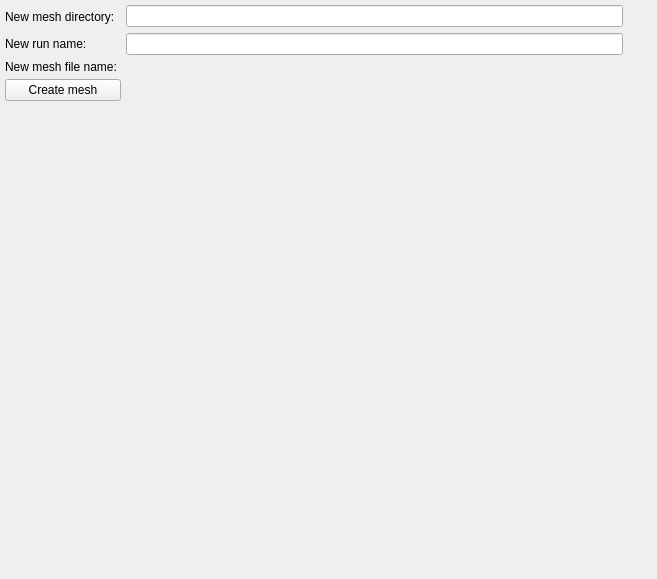
<?xml version="1.0" encoding="UTF-8"?>
<ui version="4.0">
 <class>new_mesh</class>
 <widget class="QWidget" name="new_mesh">
  <property name="geometry">
   <rect>
    <x>0</x>
    <y>0</y>
    <width>657</width>
    <height>579</height>
   </rect>
  </property>
  <property name="windowTitle">
   <string>Form</string>
  </property>
  <layout class="QGridLayout" name="gridLayout">
   <property name="leftMargin">
    <number>5</number>
   </property>
   <property name="topMargin">
    <number>5</number>
   </property>
   <property name="rightMargin">
    <number>5</number>
   </property>
   <property name="bottomMargin">
    <number>5</number>
   </property>
   <property name="spacing">
    <number>5</number>
   </property>
   <item row="3" column="1">
    <spacer name="verticalSpacer_3">
     <property name="orientation">
      <enum>Qt::Vertical</enum>
     </property>
     <property name="sizeHint" stdset="0">
      <size>
       <width>20</width>
       <height>40</height>
      </size>
     </property>
    </spacer>
   </item>
   <item row="1" column="1">
    <widget class="QWidget" name="widget" native="true">
     <layout class="QGridLayout" name="gridLayout_2">
      <property name="leftMargin">
       <number>0</number>
      </property>
      <property name="topMargin">
       <number>0</number>
      </property>
      <property name="rightMargin">
       <number>0</number>
      </property>
      <property name="bottomMargin">
       <number>0</number>
      </property>
      <property name="spacing">
       <number>5</number>
      </property>
      <item row="1" column="1">
       <widget class="QLineEdit" name="lineedit_run_name">
        <property name="sizePolicy">
         <sizepolicy hsizetype="Expanding" vsizetype="Fixed">
          <horstretch>0</horstretch>
          <verstretch>0</verstretch>
         </sizepolicy>
        </property>
        <property name="minimumSize">
         <size>
          <width>0</width>
          <height>0</height>
         </size>
        </property>
       </widget>
      </item>
      <item row="3" column="0">
       <widget class="QPushButton" name="button_create_mesh">
        <property name="sizePolicy">
         <sizepolicy hsizetype="Preferred" vsizetype="Fixed">
          <horstretch>0</horstretch>
          <verstretch>0</verstretch>
         </sizepolicy>
        </property>
        <property name="text">
         <string>Create mesh</string>
        </property>
       </widget>
      </item>
      <item row="0" column="2">
       <widget class="QToolButton" name="button_location">
        <property name="toolTip">
         <string>Browse</string>
        </property>
        <property name="text">
         <string/>
        </property>
        <property name="toolButtonStyle">
         <enum>Qt::ToolButtonIconOnly</enum>
        </property>
        <property name="autoRaise">
         <bool>true</bool>
        </property>
       </widget>
      </item>
      <item row="1" column="0">
       <widget class="QLabel" name="label_2">
        <property name="text">
         <string>New run name: </string>
        </property>
       </widget>
      </item>
      <item row="2" column="0">
       <widget class="QLabel" name="label">
        <property name="text">
         <string>New mesh file name: </string>
        </property>
       </widget>
      </item>
      <item row="0" column="1">
       <widget class="QLineEdit" name="lineedit_directory">
        <property name="sizePolicy">
         <sizepolicy hsizetype="Expanding" vsizetype="Fixed">
          <horstretch>0</horstretch>
          <verstretch>0</verstretch>
         </sizepolicy>
        </property>
        <property name="minimumSize">
         <size>
          <width>0</width>
          <height>0</height>
         </size>
        </property>
        <property name="maximumSize">
         <size>
          <width>16777215</width>
          <height>16777215</height>
         </size>
        </property>
       </widget>
      </item>
      <item row="0" column="0">
       <widget class="QLabel" name="label_mesh_directory">
        <property name="text">
         <string>New mesh directory: </string>
        </property>
       </widget>
      </item>
      <item row="2" column="1">
       <widget class="QLabel" name="label_new_meshfile">
        <property name="text">
         <string/>
        </property>
       </widget>
      </item>
     </layout>
    </widget>
   </item>
  </layout>
 </widget>
 <resources/>
 <connections/>
</ui>
